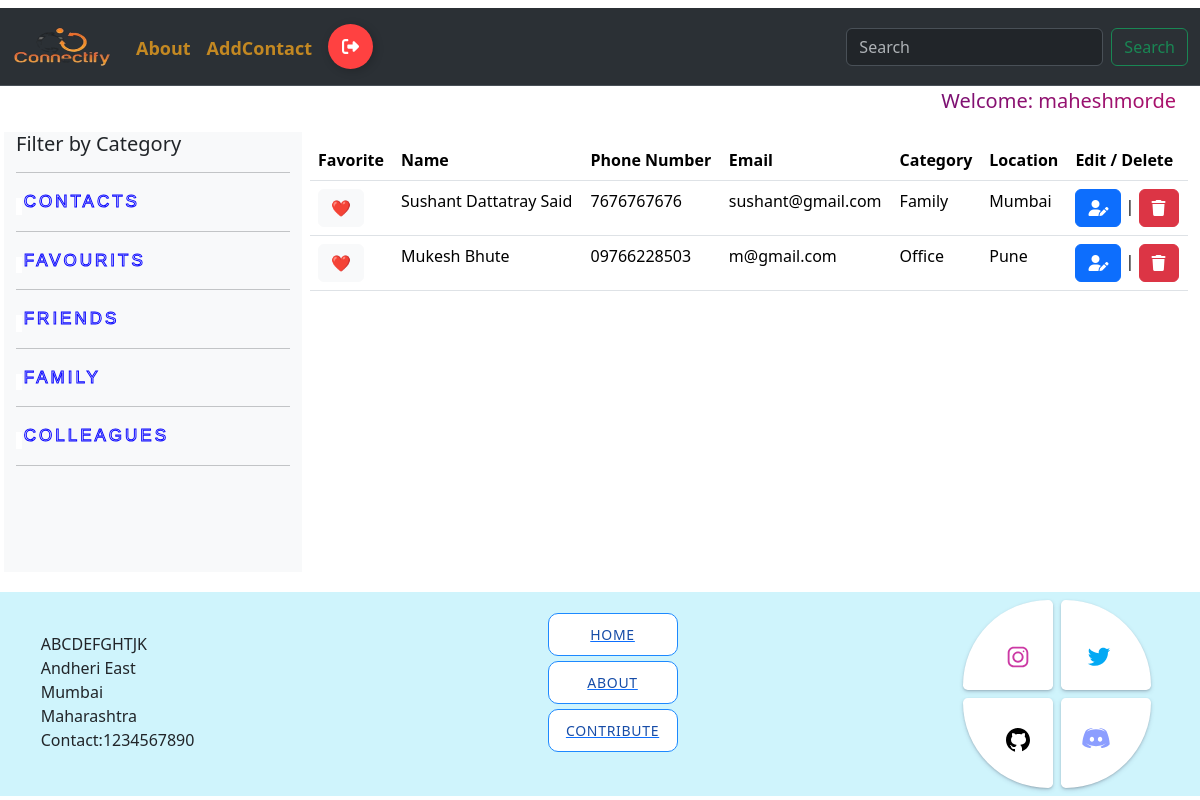
The page /send/fav (signed in) on the database its author committed.
### connect/models.py (models this page shows, shortened)
class Contact(models.Model):
    cat_choice = [
        (1, "Friends"),
        (2, "Family"),
        (3, "Office")
    ]
    name = models.CharField(max_length=255, verbose_name="Name")
    phone_number = models.CharField(max_length=20, verbose_name="Phon Number")
    email = models.EmailField()
    addtoFva = models.BooleanField(default=False)
    category = models.IntegerField(choices=cat_choice, blank=True)
    location = models.CharField(max_length=255)
    uname = models.CharField(max_length=255)

### connect/views.py (the view)
# urls.py: path("send/<cid>",views.Filter_Contact),
def Filter_Contact(request, cid):
    context = {}
    if cid == '1':
        contact = Contact.objects.filter(category="1").filter(uname=request.user.username)
    elif cid == '2':
        contact = Contact.objects.filter(category="2").filter(uname=request.user.username)
    elif cid == '3':
        contact = Contact.objects.filter(category="3").filter(uname=request.user.username)
    elif cid == 'fav':
        contact = Contact.objects.filter(addtoFva=True).filter(uname=request.user.username)
    context['contact'] = contact
    return render(request, "home.html", context)

### connect/templates/home.html (shortened to what this page needs)
{% extends "base.html" %}
{% block 'main' %}
<head>
</head>
<div class="row p-3">
    <div class="col-md-3 bg-light" style="min-height: 55vh; max-height: auto;">
        <h5>
            Filter by Category
        </h5>
        <hr>
        <a href="/home"><button class="button" data-text="Awesome">
            <span class="actual-text">&nbsp;Contacts&nbsp;</span>
            <span aria-hidden="true" class="hover-text">&nbsp;Contacts&nbsp;</span>
        </button></a> <hr>
        <a href="../../send/fav"><button class="button" data-text="Awesome">
            <span class="actual-text">&nbsp;Favourits&nbsp;</span>
            <span aria-hidden="true" class="hover-text">&nbsp;Favourits&nbsp;</span>
        </button></a> <hr>
        <a href="../../send/1"><button class="button" data-text="Awesome">
            <span class="actual-text">&nbsp;Friends&nbsp;</span>
            <span aria-hidden="true" class="hover-text">&nbsp;Friends&nbsp;</span>
        </button></a> <hr>
        <a href="../../send/2"><button class="button" data-text="Awesome">
            <span class="actual-text">&nbsp;Family&nbsp;</span>
            <span aria-hidden="true" class="hover-text">&nbsp;Family&nbsp;</span>
        </button></a> <hr>
        <a href="../../send/3"><button class="button" data-text="Awesome">
            <span class="actual-text">&nbsp;Colleagues&nbsp;</span>
            <span aria-hidden="true" class="hover-text">&nbsp;Colleagues&nbsp;</span>
        </button></a> <hr>
    </div>
    <div class="col-md-9 p-2">
        <table class="table">
            <thead>
                <tr>
                    <th>Favorite</th>
                    <th>Name</th>
                    <th>Phone Number</th>
                    <th>Email</th>
                    <th>Category</th>
                    <th>Location</th>
                    <th>Edit / Delete</th>
                </tr>
            </thead>
            <tbody>
                {% for c in contact %}
                    <tr>
                        <td>
                            {% if c.addtoFva %}
                                <button class="btn btn-light toggle-favorite" data-contact-id="{{ c.id }}">❤️</button>
                            {% else %}
                                <button class="btn btn-light toggle-favorite" data-contact-id="{{ c.id }}">⭐️</button>
                            {% endif %}
                        </td>
                        <td>{{ c.name }}</td>
                        <td>{{ c.phone_number }}</td>
                        <td>{{ c.email }}</td>
                        <td>{{ c.get_category_display }}</td>
                        <td>{{ c.location }}</td>
                        <td>
                            <a href="../edit_contact/{{c.id}}" ><button class="btn btn-primary"><i class="fa-solid fa-user-pen"></i></button></a> |
                            <a href="../delete_contact/{{c.id}}" ><button class="btn btn-danger"><i class="fa-solid fa-trash"></i></button></a>
                        </td>
                    </tr>
                {% endfor %}
            </tbody>
        </table>
    </div>
</div>
{% endblock 'main' %}

### connect/templates/header.html (shortened to what this page needs)
{% load static %}
<!DOCTYPE html>
<html lang="en">
<head>
    <link rel = "stylesheet" href="{% static 'css/bootstrap.min.css' %}">
    <link rel="stylesheet" href="https://cdn.jsdelivr.net/npm/bootstrap-icons@1.11.2/font/bootstrap-icons.min.css">
    <link rel="stylesheet" href="https://cdnjs.cloudflare.com/ajax/libs/font-awesome/6.0.0/css/all.min.css"
/>
</head>
<body>
  <div class="con">
    <div class="row">
        <div class="col-md-12 mt-2">
            <nav class="navbar navbar-expand-lg bg-body-tertiary navbar bg-dark border-bottom border-body" data-bs-theme="dark">
                <div class="container-fluid">
                  <a class="navbar-brand" href="/home"><img src="{% static 'images/app_crop_logo.png' %}" style="height: 40px; width: 100px;"></a>
                  <div class="collapse navbar-collapse" id="navbarSupportedContent">
                    <ul class="navbar-nav me-auto mb-2 mb-lg-0">
                      <li class="nav-item">
                        <a class="nav-link" href="{% url 'about' %}" style="font-weight: bold; font-size: large; margin-top: 11px; color: #c38822;">About</a>
                      </li>
                    <li class="nav-item">
                      <a class="nav-link" href="{% url 'add_contact' %}" style="font-weight: bold; font-size: large; margin-top: 11px; color: #c38822;">AddContact</a>
                    </li>
                    {% if user.is_authenticated %}
                    <li class="nav-item">
                      <a class="nav-link" href="/logout">
                        <button class="Btn-logout">
                          <div class="sign"></div>
                        </button>
                      </a>
                    </li>
                    {% endif %}
                    </ul>
                    <form class="d-flex" role="search" method="get" action="{% url 'search_contact' %}">
                      <input class="form-control me-2" name="searchfield" type="search" placeholder="Search" aria-label="Search">
                      <button class="btn btn-outline-success" type="submit">Search</button>
                    </form>
                  </div>
                </div>
              </nav>
        </div>
    </div>
</div>
<a style="margin-right: 2%; text-align: right; display: block; margin-left: auto;" class="animate-charcter">Welcome: {{ request.user.username }}</a>
</body>
</html>

### connect/templates/header.html (style rules this page uses)
.animate-charcter { background-image: linear-gradient( -225deg, #231557 0%, #44107a 29%, #ff1361 67%, #fff800 100% ); background-size: auto auto; background-clip: border-box; background-size: 200% auto; color: #fff; background-clip: text; -webkit-text-fill-color: transparent; -webkit-background-clip: text; -webkit-text-fill-color: transparent; animation: textclip 2s linear infinite; display: inline-block; font-size: 20px; }
.Btn-logout { display: flex; align-items: center; justify-content: flex-start; width: 45px; height: 45px; border: none; border-radius: 50%; cursor: pointer; position: relative; overflow: hidden; transition-duration: .3s; box-shadow: 2px 2px 10px rgba(0, 0, 0, 0.199); background-color: rgb(255, 65, 65); }
.sign { width: 100%; transition-duration: .3s; display: flex; align-items: center; justify-content: center; }
.sign svg { width: 17px; }

### connect/templates/home.html (style rules this page uses)
.button { margin: 0; height: auto; background: transparent; padding: 0; border: none; cursor: pointer; }
.button { --border-right: 6px; --text-stroke-color: rgba(4, 0, 255, 0.965); --animation-color: #ffffff; --fs-size: 2em; letter-spacing: 3px; text-decoration: none; font-size: var(--fs-size); font-family: "Arial"; position: relative; text-transform: uppercase; color: transparent; -webkit-text-stroke: 1px var(--text-stroke-color); font-size: 17px }
.hover-text { position: absolute; box-sizing: border-box; content: attr(data-text); color: var(--animation-color); width: 0%; inset: 0; border-right: var(--border-right) solid var(--animation-color); overflow: hidden; transition: 0.5s; -webkit-text-stroke: 1px var(--animation-color); margin-top:9px; }

### rows shown on the page
Contact: name "Sushant Dattatray Said", phone_number "7676767676", email "sushant@gmail.com", category "Family", location "Mumbai"
Contact: name "Mukesh Bhute", phone_number "09766228503", email "m@gmail.com", category "Office", location "Pune"

### other values the page prints
{{ request.user.username }} "maheshmorde"
